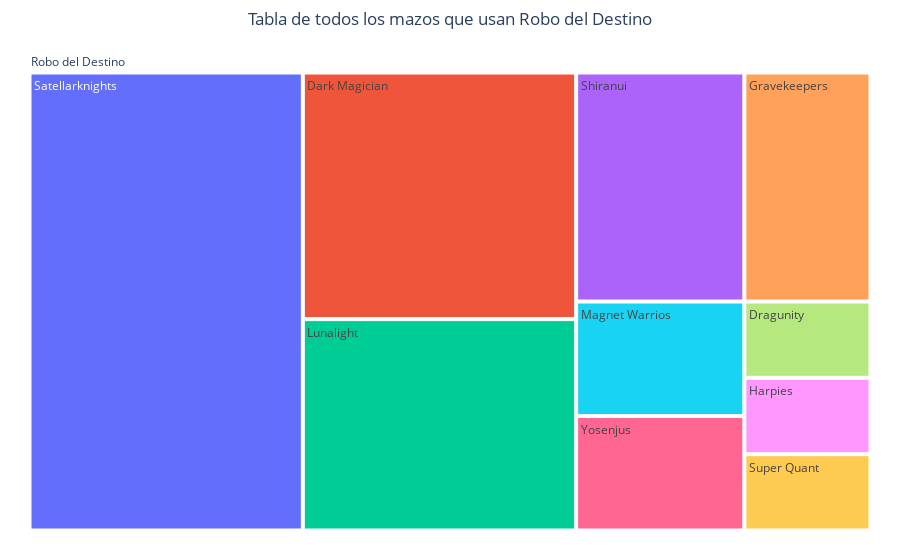

Source (notebook cell):
### Code cell
logging.info('Tabla de todos los mazos que usan Robo del Destino')

skill_df = (
    df.groupby(['deck','skill'])['skill'].size()
    .reset_index(name='total')
    .sort_values('deck', ascending=1)
)

fig = px.treemap(skill_df.query("skill=='Robo del Destino'"), path=['skill', 'deck'], values='total')
fig.update_layout(title='Tabla de todos los mazos que usan Robo del Destino', title_x=0.5,
                 margin = dict(t=50, l=25, r=25, b=25))
# Muestra el treemap
fig.show()

### Figure 1 — Plotly figure (JSON) as saved in the notebook; plotly's stock layout.template omitted (floating-point values rounded to 4 significant figures)
{"data": [{"branchvalues": "total", "domain": {"x": [0, 1], "y": [0, 1]}, "hovertemplate": "labels=%{label}<br>total=%{value}<br>parent=%{parent}<br>id=%{id}<extra></extra>", "ids": ["Robo del Destino/Dark Magician", "Robo del Destino/Dragunity", "Robo del Destino/Gravekeepers", "Robo del Destino/Harpies", "Robo del Destino/Lunalight", "Robo del Destino/Magnet Warrios", "Robo del Destino/Satellarknights", "Robo del Destino/Shiranui", "Robo del Destino/Super Quant", "Robo del Destino/Yosenjus", "Robo del Destino"], "labels": ["Dark Magician", "Dragunity", "Gravekeepers", "Harpies", "Lunalight", "Magnet Warrios", "Satellarknights", "Shiranui", "Super Quant", "Yosenjus", "Robo del Destino"], "name": "", "parents": ["Robo del Destino", "Robo del Destino", "Robo del Destino", "Robo del Destino", "Robo del Destino", "Robo del Destino", "Robo del Destino", "Robo del Destino", "Robo del Destino", "Robo del Destino", ""], "type": "treemap", "values": [7, 1, 3, 1, 6, 2, 13, 4, 1, 2, 40]}], "layout": {"autosize": true, "legend": {"tracegroupgap": 0}, "margin": {"b": 25, "l": 25, "r": 25, "t": 50}, "title": {"text": "Tabla de todos los mazos que usan Robo del Destino", "x": 0.5}}}
